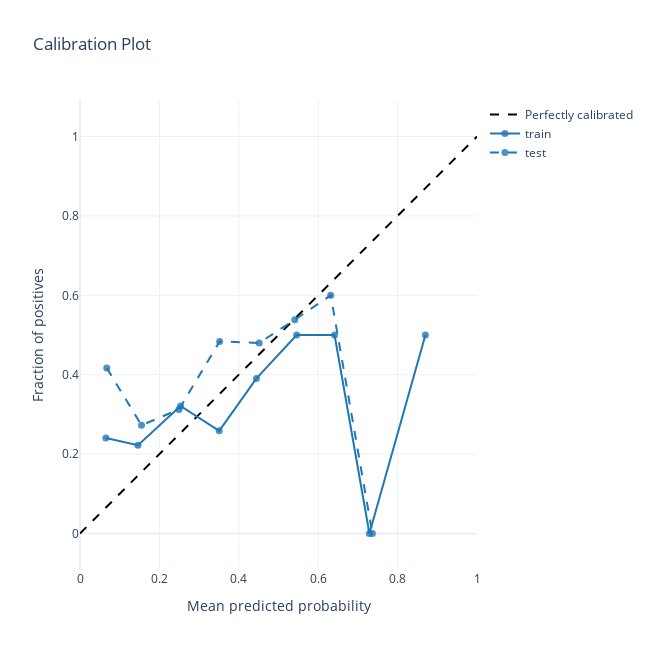

This figure's notebook cell:
### Code cell
classification.calibration_plot(df_bin, split_column="set", n_bins=10)

### Figure 1 — Plotly figure (JSON) as saved in the notebook; plotly's stock layout.template omitted (floating-point values rounded to 4 significant figures)
{"data": [{"line": {"color": "black", "dash": "dash"}, "mode": "lines", "name": "Perfectly calibrated", "type": "scatter", "x": [0, 1], "y": [0, 1]}, {"line": {"color": "#1F77B4", "dash": "solid", "width": 2}, "marker": {"color": "rgba(31,119,180,0.8)", "size": 7}, "mode": "lines+markers", "name": "train", "type": "scatter", "x": [0.06514, 0.146, 0.2532, 0.3507, 0.4445, 0.5457, 0.6412, 0.729, 0.87], "y": [0.2407, 0.2222, 0.3211, 0.2586, 0.3906, 0.5, 0.5, 0, 0.5]}, {"line": {"color": "#1F77B4", "dash": "dash", "width": 2}, "marker": {"color": "rgba(31,119,180,0.8)", "size": 7}, "mode": "lines+markers", "name": "test", "type": "scatter", "x": [0.06745, 0.155, 0.2493, 0.3517, 0.4514, 0.541, 0.6316, 0.7365], "y": [0.4167, 0.2727, 0.3125, 0.4839, 0.48, 0.5385, 0.6, 0]}], "layout": {"autosize": false, "height": 650, "title": {"text": "Calibration Plot"}, "width": 650, "xaxis": {"constrain": "domain", "range": [0, 1], "title": {"text": "Mean predicted probability"}}, "yaxis": {"range": [0, 1], "scaleanchor": "x", "scaleratio": 1, "title": {"text": "Fraction of positives"}}}}
